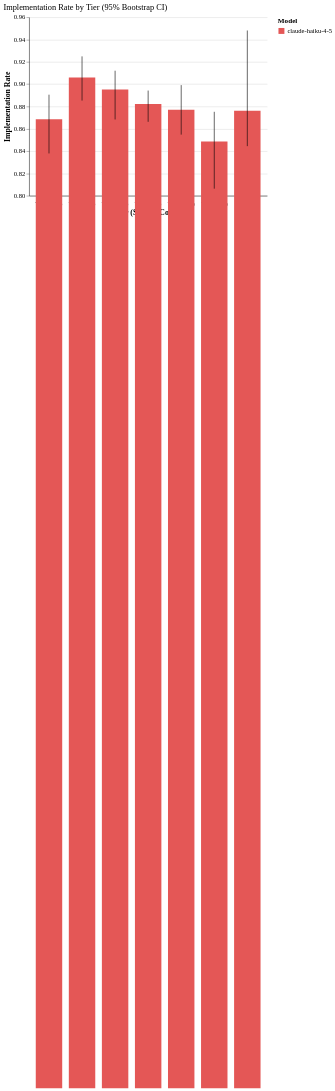

The specification (Vega-Lite) saved for this image:
### Vega-Lite specification from a JSON file in a GitHub repository (floating-point values rounded to 4 significant figures)
{"config": {"font": "serif", "axis": {"labelFontSize": 11, "titleFontSize": 13, "gridColor": "#e0e0e0", "domainColor": "#333333"}, "legend": {"labelFontSize": 11, "titleFontSize": 12}, "title": {"fontSize": 14, "anchor": "start", "fontWeight": "normal"}, "view": {"stroke": null, "continuousWidth": 400, "continuousHeight": 300}, "mark": {"tooltip": true}}, "layer": [{"mark": {"type": "bar"}, "encoding": {"color": {"field": "agent_model", "scale": {"domain": ["claude-haiku-4-5"], "range": ["#E45756"]}, "title": "Model", "type": "nominal"}, "tooltip": [{"field": "agent_model", "title": "Model", "type": "nominal"}, {"field": "tier", "title": "Tier", "type": "nominal"}, {"field": "impl_rate", "format": ".3f", "title": "Impl-Rate", "type": "quantitative"}, {"field": "ci_low", "format": ".3f", "title": "95% CI Low", "type": "quantitative"}, {"field": "ci_high", "format": ".3f", "title": "95% CI High", "type": "quantitative"}, {"field": "n", "title": "N", "type": "quantitative"}], "x": {"axis": {"labelAngle": 0}, "field": "tier_label", "sort": ["T0 (n=24)", "T1 (n=10)", "T2 (n=15)", "T3 (n=41)", "T4 (n=14)", "T5 (n=15)", "T6 (n=1)"], "title": "Tier (Subtest Count)", "type": "nominal"}, "xOffset": {"field": "agent_model", "type": "nominal"}, "y": {"field": "impl_rate", "scale": {"domain": [0.8, 0.95]}, "title": "Implementation Rate", "type": "quantitative"}}}, {"mark": {"type": "errorbar"}, "encoding": {"x": {"field": "tier_label", "sort": ["T0 (n=24)", "T1 (n=10)", "T2 (n=15)", "T3 (n=41)", "T4 (n=14)", "T5 (n=15)", "T6 (n=1)"], "type": "nominal"}, "xOffset": {"field": "agent_model", "type": "nominal"}, "y": {"field": "ci_low", "title": "Implementation Rate", "type": "quantitative"}, "y2": {"field": "ci_high"}}}], "data": {"name": "data-a57a563987859c43bc29896cff833ffe"}, "height": 300, "title": "Implementation Rate by Tier (95% Bootstrap CI)", "width": 400, "$schema": "https://vega.github.io/schema/vega-lite/v6.1.0.json", "datasets": {"data-a57a563987859c43bc29896cff833ffe": [{"agent_model": "claude-haiku-4-5", "tier": "T0", "tier_label": "T0 (n=24)", "impl_rate": 0.8686, "ci_low": 0.8379, "ci_high": 0.8906, "n": 216}, {"agent_model": "claude-haiku-4-5", "tier": "T1", "tier_label": "T1 (n=10)", "impl_rate": 0.9059, "ci_low": 0.8853, "ci_high": 0.9249, "n": 90}, {"agent_model": "claude-haiku-4-5", "tier": "T2", "tier_label": "T2 (n=15)", "impl_rate": 0.8952, "ci_low": 0.8684, "ci_high": 0.9121, "n": 135}, {"agent_model": "claude-haiku-4-5", "tier": "T3", "tier_label": "T3 (n=41)", "impl_rate": 0.8822, "ci_low": 0.8663, "ci_high": 0.8943, "n": 289}, {"agent_model": "claude-haiku-4-5", "tier": "T4", "tier_label": "T4 (n=14)", "impl_rate": 0.877, "ci_low": 0.8548, "ci_high": 0.8992, "n": 83}, {"agent_model": "claude-haiku-4-5", "tier": "T5", "tier_label": "T5 (n=15)", "impl_rate": 0.8486, "ci_low": 0.8064, "ci_high": 0.8753, "n": 90}, {"agent_model": "claude-haiku-4-5", "tier": "T6", "tier_label": "T6 (n=1)", "impl_rate": 0.8761, "ci_low": 0.8445, "ci_high": 0.9481, "n": 6}]}}
